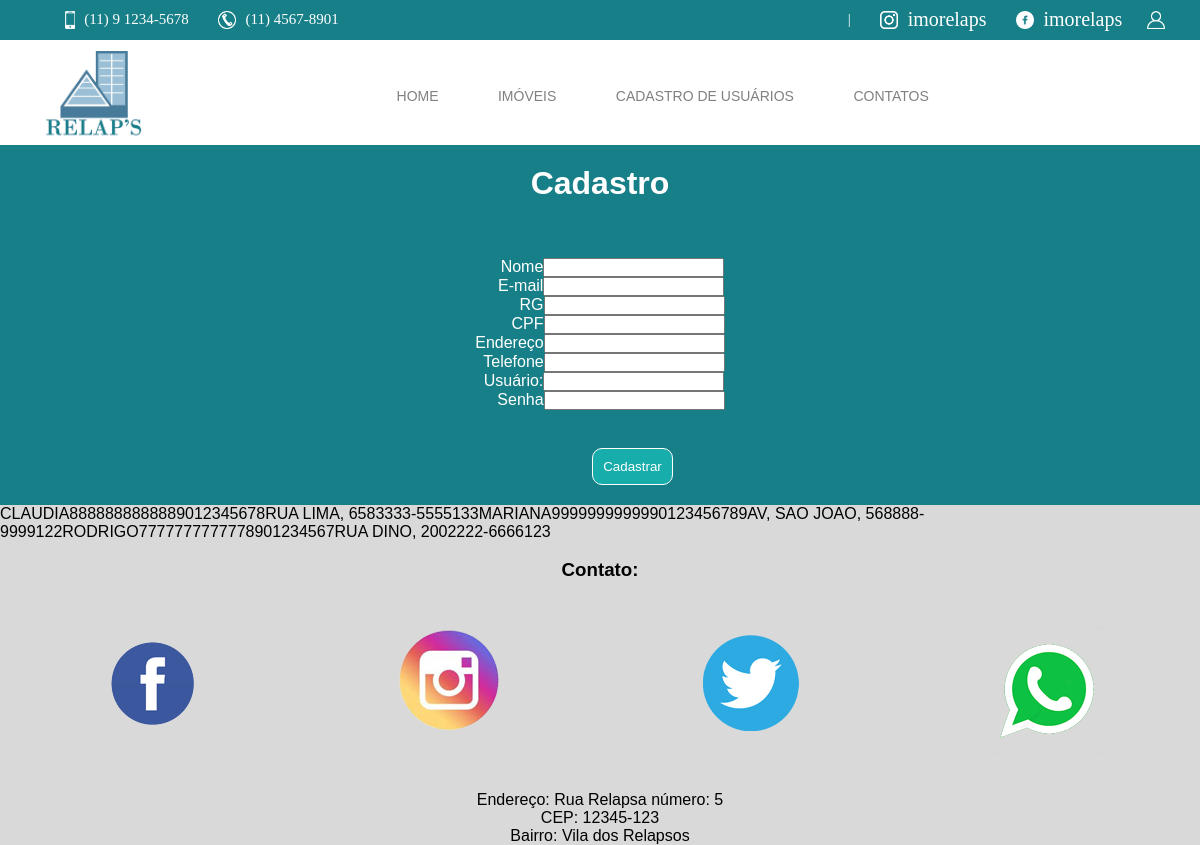
Page /Cliente/cadastro_Clientes.php on the committed database.
### tables this page shows
CREATE TABLE IF NOT EXISTS `clientes` (
  `codigo` int(4) NOT NULL AUTO_INCREMENT,
  `nome` varchar(30) NOT NULL,
  `rg` varchar(11) NOT NULL,
  `cpf` char(11) NOT NULL,
  `endereco` varchar(30) NOT NULL,
  `telefone` varchar(11) NOT NULL,
  `login` varchar(10) NOT NULL,
  `senha` int(4) NOT NULL,
  `token` varchar(32) NOT NULL,
  PRIMARY KEY (`codigo`)
);

### Cliente/cadastro_Clientes.php (the view, shortened to what this page needs)
<?php
 include 'conexao.php';
?>
<!DOCTYPE html>
<html lang="pt-br">
<head>
    <link rel = "stylesheet" href="css/style.css" type = "text/css">
</head>
<body>
    <header class = "header-1">
 <div class= "info">
        <ul>
            <li><img src="imagens\celularbranco.png"></li>
            <li><p>(11) 9 1234-5678</p></li>
            <li><img src="imagens\telefonebranco.png"></li>
            <li><p>(11) 4567-8901</p></li>
            <li style = "margin-left: 500px;color:white"><p>|</p></li>
            <li><img src="imagens\instagram.png"></li>
            <li style = "font-size: 20px;"><p>imorelaps</p></li>
            <li><img src="imagens\facebook.png"></li>
            <li style = "font-size: 20px;"><p>imorelaps</p></li>
            <li style = "margin-left: auto;"><a href = "login.php"><img src="imagens\perfil.png"></a></li>
            <li style = "font-size: 20px;font-weight: bold;"><a style = "color:white;text-decoration: none;" href="login.php">Login</a></li>
    </ul>
    </div>
    </header>
    <div class = "header-2">
            <ul>
            <li><img src="imagens\relapsoslogo.png"></li>
            <li style = "margin-left:200px;"><a href = "index.php">HOME</a></li>
            <li><a href = "imoveis.php">IMÓVEIS</a></li>
            <li><a href = "cadastro_Clientes.php">CADASTRO DE USUÁRIOS</a></li>
            <li><a href = "contatos_login.php">CONTATOS</a></li>
            </ul>
        </div>
   <div class = "cadastrarcliente" style = "
background-color:rgb(23, 127, 135);
width: 100%;
height: 100%;
">
    <center>
    <h1 style = "color:white;margin-top: 20px;"> Cadastro</h1><br><br>
    </center>
    <center>
    <form style = "color:white;" action="" name="">
        <p style="margin-left: 25px">Nome<input  type="text" name="nome" value=""></p>
        <p style="margin-left: 22.5px">E-mail<input type="text" name="email" value=""></p>
        <p style="margin-left: 44px;">RG<input type="text" name="nome" value=""> </p>
        <p style="margin-left: 36px;">CPF<input type="text" name="cpf" value=""></p>
        <p style="margin-left: 0px;">Endereço<input type="text" name="endereco" value=""></p>
        <p style="margin-left: 8px;">Telefone<input type="text" name="telefone" value=""></p>
        <p style="margin-left: 8px;">Usuário:<input type="text" name="usuario" value=""></p>
        <p style="margin-left: 22px;">Senha<input type="password" name="senha" value=""></p><br>
        <input style="padding:10px;border:1px solid white;border-radius: 10px;background-color:rgb(23,173,170);color:white;margin:20px;margin-left:85px;" type="submit" value="Cadastrar" onload="function cadastrar()">
    </form>
</center>
</div>
    <?php
    $sql =  "SELECT *
            FROM clientes
            ORDER BY nome";
    $tabela = mysqli_query($conexao, $sql);
    while ($linha = mysqli_fetch_array($tabela))
    {
    echo $linha['nome'];
    echo $linha['rg'];
    echo $linha['cpf'];
    echo $linha['endereco'];
    echo $linha['telefone'];
    echo $linha['senha'];
    }
?>
</body>
<footer>
        <center>
            <br>
            <h3 class="">Contato:</h3><br>
            <a href="https://www.facebook.com/relapso.relapsus.5" target="_blank"><img src="imagens\logo_facebook.png"></a>
            <a href="https://www.instagram.com/liderrelapsos/" target="_blank"><img src="imagens\logo_instagram.png"></a>
            <a href="https://twitter.com/RelapsoR" target="_blank"><img src="imagens\logo_twitter.png"></a>
            <a href=""><img src="imagens\logo_whatsapp.png"></a>
            <br><br>
            <p>Endereço: Rua Relapsa número: 5</p>
            <p>CEP: 12345-123</p>
            <p>Bairro: Vila dos Relapsos</p>
        </center>
    </footer>
</html>

### Cliente/css/style.css (style rules this page uses)
* { margin: 0px; padding: 0px; box-sizing: border-box; }
body { background-color:rgb(217, 217, 217); }
body { height: 100%; display:flex; justify-content: space-around; align-items: center; flex-direction: column; font-family: sans-serif; }
h1 { color: rgb(23,127,135); margin-bottom: 20px; }
a { color:white; text-decoration: none; }
header { background-color: rgb(23, 127, 135); min-height: 30px; max-height: 40px; width: 100%; }
header p { color:white; }
ul { margin:auto; list-style-type: none; display:inline-block; margin-left: 40px; vertical-align: middle }
li { margin:auto; list-style-type: none; display:inline-block; margin-left: 5px; padding-bottom: 6px; padding-top:6px; font-family: "Calibri"; font-size: 15px; vertical-align: middle }
.info img { margin-left:20px; max-height: 18px; margin-top: 5px; }
.header-2 { background-color: white; margin:auto; height: 105px; width: 100%; vertical-align: middle; }
.header-2 ul li { margin-top: 0px; }
.header-2 a { font-size: 14px; color:gray; text-decoration: none; margin:auto; margin-left: 50px; font-family: "Arial"; vertical-align: middle; }
.header-2 img { max-height: 90px; margin-top: 5px; }

### rows in the picture
clientes: nome "CLAUDIA", rg "88888888888", cpf "89012345678", endereco "RUA LIMA, 658", telefone "3333-5555", senha "133"
clientes: nome "MARIANA", rg "99999999999", cpf "90123456789", endereco "AV, SAO JOAO, 56", telefone "8888-9999", senha "122"
clientes: nome "RODRIGO", rg "77777777777", cpf "78901234567", endereco "RUA DINO, 200", telefone "2222-6666", senha "123"
